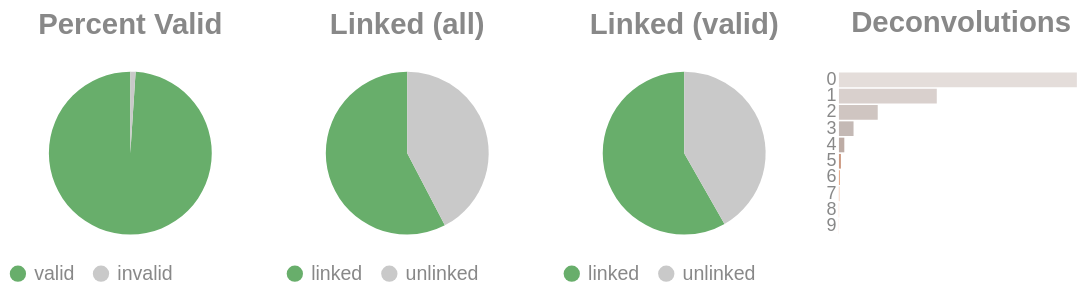

This figure's notebook cell:
### Code cell
if SKIPLR:
    pass
else:
    clash = Counter()
    for i in valids['molecule'].to_list():
        _mol = i.split("-")
        if len(_mol) == 1:
            clash.update('0')
        else:
            clash.update(_mol[-1])

    _d = {"deconvolutions": [], 'count': []}
    for k,v in clash.items():
        _d['deconvolutions'].append(k)
        _d['count'].append(v)

    tot_valid = valids['reads'].sum()
    mask = valids['reads'] >= 2
    n_linked_reads = valids.filter(mask)['reads'].sum()
    if n_linked_reads == 0:
        print_html("No linked molecules (>=2 reads) were detected; skipping linked-only distributions.")
        SKIPLR = True
    else:
        perc_valid = round(tot_valid / n_reads, 4)
        linked_perc_abs = round(n_linked_reads / n_reads, 4)
        linked_perc = round(n_linked_reads / tot_valid, 4)

    _valid = pl.DataFrame({"valids": ['valid', 'invalid'], "count": [tot_valid, n_reads - tot_valid]})
    _linked_abs = pl.DataFrame({"linked (absolute)": ['linked', 'unlinked'], "count": [n_linked_reads, n_reads - n_linked_reads]})
    _linked_rel = pl.DataFrame({"linked (valids)": ['linked', 'unlinked'], "count": [n_linked_reads, tot_valid - n_linked_reads]})

    (
        alt.hconcat(
            piechart(_valid, goodval = 'valid', title = "Percent Valid"),
            piechart(_linked_abs, goodval = "linked", title =  "Linked (all)"),
            piechart(_linked_rel, goodval = "linked", title =  "Linked (valid)"),
            convolutionbar(pl.DataFrame(_d), title = "Deconvolutions"),
            center = True,
            bounds = 'flush'
        )
        .resolve_scale(color='independent')
        .resolve_legend('independent')
        .properties(usermeta={'embedOptions': {"actions": False}})
    ).display()

### Figure 1 — Vega-Lite specification as saved in the notebook (floating-point values rounded to 4 significant figures)
{"width": "container", "height": 400, "config": {"title": {"anchor": "start", "dy": -15, "fontSize": 18, "color": "#888888", "subtitleColor": "#888888", "subtitleFontSize": 14}, "arc": {"fill": "#0072B2"}, "axis": {"domainColor": "#888888", "domainWidth": 0.5, "gridWidth": 0.2, "grid": false, "titleFontWeight": 400, "titleFontSize": 15, "labelFontSize": 11, "labelColor": "#888888", "tickColor": "#888888", "tickWidth": 0.2, "titleColor": "#888888"}, "axisBand": {"grid": false}, "axisX": {"grid": true, "tickSize": 10, "domainCap": "round"}, "axisY": {"domain": false, "grid": true, "tickSize": 0, "domainCap": "round"}, "background": "transparent", "header": {"labelFontSize": 15, "labelColor": "#888888", "titleFontSize": 15, "titleFontWeight": 600, "titleColor": "#888888"}, "legend": {"labelFont": "sans-serif", "labelFontSize": 12, "labelColor": "#888888", "symbolSize": 100, "symbolType": "circle", "titleFontSize": 12, "titlePadding": 10, "titleColor": "#888888", "title": null}, "range": {"category": ["#E69F00", "#56B4E9", "#009E73", "#F0E442", "#0072B2", "#D55E00", "#CC79A7", "#000000"], "diverging": ["#cfe8f3", "#a2d4ec", "#73bfe2", "#46abdb", "#1696d2", "#12719e"]}, "area": {"fill": "#0072B2", "fillOpacity": 0.7, "line": true, "strokeOpacity": 0.7}, "line": {"color": "#0072B2", "stroke": "#0072B2", "strokeWidth": 2}, "trail": {"color": "#0072B2", "stroke": "#0072B2", "strokeWidth": 0, "size": 1}, "point": {"filled": true, "fillOpacity": 1.0, "size": 95}, "text": {"color": "#888888", "fontSize": 11, "align": "right", "fontWeight": 400, "size": 11}, "bar": {"fill": "#0072B2", "stroke": null}, "view": {"stroke": null, "continuousWidth": 660, "continuousHeight": 400}}, "hconcat": [{"data": {"name": "data-9d83ee8e2953df4ef63d6491132e0eff"}, "mark": {"type": "arc"}, "encoding": {"color": {"field": "valids", "legend": {"orient": "bottom", "title": null}, "scale": {"domain": ["valid", "invalid"], "range": ["#68ae6b", "#C9C9C9"]}, "title": "Valids", "type": "nominal"}, "theta": {"field": "count", "type": "quantitative"}, "tooltip": [{"field": "valids", "title": "Valids", "type": "ordinal"}, {"field": "percent", "format": ".2%", "title": "Percent", "type": "quantitative"}, {"field": "count", "title": "Count", "type": "quantitative"}]}, "height": 100, "title": {"text": "Percent Valid", "align": "center", "anchor": "middle"}, "transform": [{"calculate": "datum.count / 2394200", "as": "percent"}], "width": 150}, {"data": {"name": "data-3cc8f22439964c04669e86fd96ff50ba"}, "mark": {"type": "arc"}, "encoding": {"color": {"field": "linked (absolute)", "legend": {"orient": "bottom", "title": null}, "scale": {"domain": ["linked", "unlinked"], "range": ["#68ae6b", "#C9C9C9"]}, "title": "Linked (Absolute)", "type": "nominal"}, "theta": {"field": "count", "type": "quantitative"}, "tooltip": [{"field": "linked (absolute)", "title": "Linked (Absolute)", "type": "ordinal"}, {"field": "percent", "format": ".2%", "title": "Percent", "type": "quantitative"}, {"field": "count", "title": "Count", "type": "quantitative"}]}, "height": 100, "title": {"text": "Linked (all)", "align": "center", "anchor": "middle"}, "transform": [{"calculate": "datum.count / 2394200", "as": "percent"}], "width": 150}, {"data": {"name": "data-b67f961950f709369622df7f9b577d2a"}, "mark": {"type": "arc"}, "encoding": {"color": {"field": "linked (valids)", "legend": {"orient": "bottom", "title": null}, "scale": {"domain": ["linked", "unlinked"], "range": ["#68ae6b", "#C9C9C9"]}, "title": "Linked (Valids)", "type": "nominal"}, "theta": {"field": "count", "type": "quantitative"}, "tooltip": [{"field": "linked (valids)", "title": "Linked (Valids)", "type": "ordinal"}, {"field": "percent", "format": ".2%", "title": "Percent", "type": "quantitative"}, {"field": "count", "title": "Count", "type": "quantitative"}]}, "height": 100, "title": {"text": "Linked (valid)", "align": "center", "anchor": "middle"}, "transform": [{"calculate": "datum.count / 2369335", "as": "percent"}], "width": 150}, {"data": {"name": "data-0cd1fbc3cc86d78062bc0aabe5117ffa"}, "mark": {"type": "bar"}, "encoding": {"color": {"field": "deconvolutions", "legend": null, "scale": {"scheme": "lightgreyred"}, "type": "nominal"}, "tooltip": [{"field": "deconvolutions", "title": "Deconvolutions", "type": "ordinal"}, {"field": "percent", "format": ".2%", "title": "Percent", "type": "quantitative"}, {"field": "count", "title": "Count", "type": "quantitative"}], "x": {"axis": null, "field": "count", "type": "quantitative"}, "y": {"field": "deconvolutions", "sort": "ascending", "title": null, "type": "nominal"}}, "height": 100, "title": {"text": "Deconvolutions", "align": "center", "anchor": "middle"}, "transform": [{"calculate": "datum.count / 1464713", "as": "percent"}], "width": 150}], "bounds": "flush", "center": true, "resolve": {"legend": {"angle": "independent"}, "scale": {"color": "independent"}}, "usermeta": {"embedOptions": {"actions": false}}, "$schema": "https://vega.github.io/schema/vega-lite/v6.4.1.json", "datasets": {"data-9d83ee8e2953df4ef63d6491132e0eff": [{"valids": "valid", "count": 2369335}, {"valids": "invalid", "count": 24865}], "data-3cc8f22439964c04669e86fd96ff50ba": [{"linked (absolute)": "linked", "count": 1379976}, {"linked (absolute)": "unlinked", "count": 1014224}], "data-b67f961950f709369622df7f9b577d2a": [{"linked (valids)": "linked", "count": 1379976}, {"linked (valids)": "unlinked", "count": 989359}], "data-0cd1fbc3cc86d78062bc0aabe5117ffa": [{"deconvolutions": "0", "count": 876341}, {"deconvolutions": "1", "count": 360399}, {"deconvolutions": "2", "count": 142846}, {"deconvolutions": "3", "count": 53809}, {"deconvolutions": "4", "count": 19803}, {"deconvolutions": "5", "count": 7328}, {"deconvolutions": "6", "count": 2655}, {"deconvolutions": "7", "count": 1007}, {"deconvolutions": "8", "count": 377}, {"deconvolutions": "9", "count": 148}]}}
